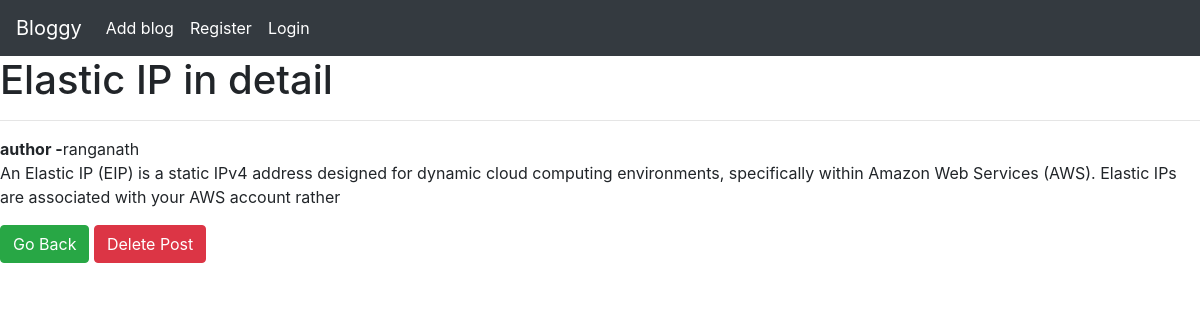
/post/1, run on the app's committed database.
### myblog/models.py (models this page shows, shortened)
class Post(models.Model):
    title = models.CharField(max_length=100)
    author = models.ForeignKey(User, on_delete=models.CASCADE)
    body = models.TextField(max_length=500)
    post_date = models.DateTimeField(auto_now_add=True, null=True)

### myblog/views.py (the view)
# urls.py: path('post/<int:pk>', PostDetail.as_view(), name='post-detail'),
class PostDetail(DetailView):
    model = Post

### myblog/templates/myblog/post_detail.html
{% extends 'myblog/base.html' %}
{% block content %}
    <h1>{{object.title}}</h1>
    <hr>
    <b>author -</b>{{object.author}}
    <br>
    <p>{{object.body}}</p>
    <a href="{% url 'home' %}" class="btn btn-success">Go Back</a>
    <a href="{% url 'delete-post' object.id %}" class="btn btn-danger">Delete Post</a>
{% endblock %}

### data on the page
Post: title "Elastic IP in detail", author "ranganath", body "An Elastic IP (EIP) is a static IPv4 address designed for dynamic cloud computing environments, specifically within Amazon Web Services (AWS). Elastic IPs are associated with your AWS account rather"
